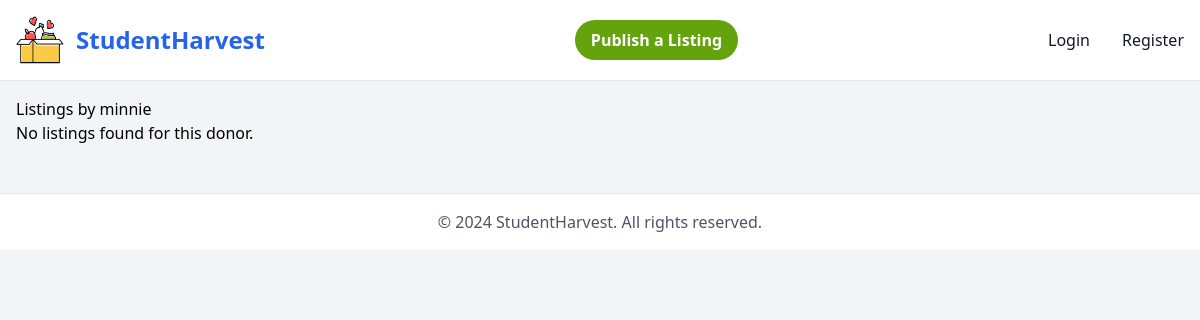
/listings/donor/1/, run on an earlier commit of the app's database.
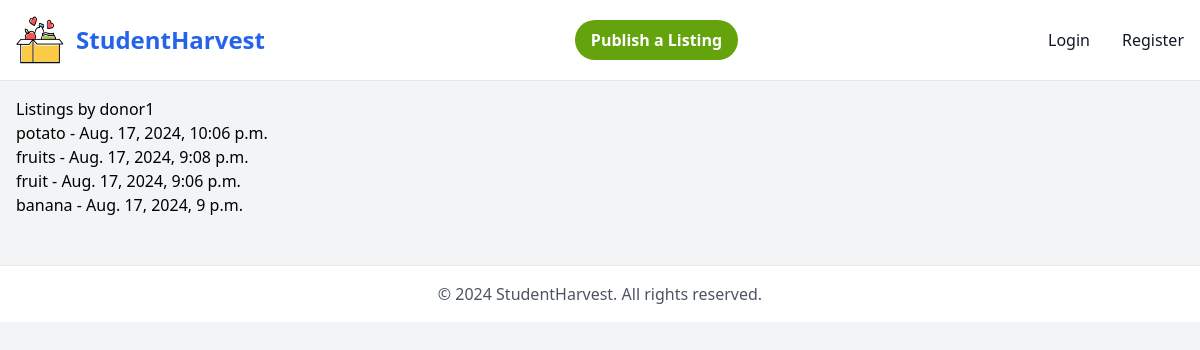
And on a later commit of the database.
### users/models.py (models this page shows, shortened)
class User(AbstractUser):
    USER_ROLE_CHOICES = (
        ('student', 'Student'),
        ('donor', 'Donor'),
    )
    role = models.CharField('User Role', max_length=10, choices=USER_ROLE_CHOICES, default='student')
    phone_number = models.CharField(max_length=15, blank=True, null=True)
    address = models.CharField(max_length=255, blank=True, null=True)
    student_card = models.ImageField(upload_to='student_cards/', blank=True, null=True)

### listings/models.py (models this page shows, shortened)
class Listing(models.Model):
    CATEGORY_CHOICES = (
        ('canned', 'Canned Goods'),
        ('dry', 'Dry Staples'),
        ('beverages', 'Beverages'),
        ('vegetables', 'Fresh Vegetables'),
        ('fruits', 'Fruits'),
    )
    title = models.CharField(max_length=100)
    description = models.TextField()
    donor = models.ForeignKey(User, on_delete=models.CASCADE)
    address = models.CharField(max_length=255)
    created_at = models.DateTimeField(auto_now_add=True)
    updated_at = models.DateTimeField(auto_now=True)
    categories = models.CharField(max_length=255)  # We will save the selected categories as a comma-separated string
    expiry_date = models.DateField()
    image = models.ImageField(upload_to='images/listings/', blank=True, null=True)

### listings/views.py (the view)
# urls.py: path('donor/<int:donor_id>/', views.donor_listings, name='donor_listings'),
def donor_listings(request, donor_id):
    donor = get_object_or_404(User, pk=donor_id)
    listings = Listing.objects.filter(donor=donor).order_by('-created_at')
    return render(request, 'listings/donor_listings.html', {
        'donor': donor,
        'listings': listings
    })

### templates/listings/donor_listings.html
{% extends 'base.html' %}
{% block content %}
  <h2>Listings by {{ donor.username }}</h2>
  <ul>
    {% for listing in listings %}
      <li><a href="{% url 'listing_detail' listing.pk %}">{{ listing.title }}</a> - {{ listing.created_at }}</li>
    {% empty %}
      <li>No listings found for this donor.</li>
    {% endfor %}
  </ul>
{% endblock %}

### templates/base.html (shortened to what this page needs)
{% load static %}
<!DOCTYPE html>
<html lang="en">
<head>
    <script src="https://cdn.tailwindcss.com"></script>
</head>
<body class="bg-gray-100">
    <header>
        <nav class="bg-white border-b border-gray-200 dark:bg-gray-900">
            <div class="max-w-screen-xl flex items-center justify-between mx-auto p-4">
                <a href="/" class="flex items-center space-x-3 rtl:space-x-reverse">
                    <img src="{% static 'icons/icon.jpeg' %}" class="h-12 w-12" alt="StudentHarvest Icon" />
                    <span class="self-center text-2xl font-semibold whitespace-nowrap text-blue-600">StudentHarvest</span>
                </a>
                <div class="flex items-center justify-center flex-grow md:flex-grow-0">
                    {% if user.is_authenticated %}
                        {% if user.role == 'donor' %}
                            <a href="{% url 'create_listing' %}" class="bg-lime-600 hover:bg-lime-700 text-white font-bold py-2 px-4 rounded-full">
                                Publish a Listing
                            </a>
                        {% endif %}
                    {% else %}
                        <a href="{% url 'login' %}" class="bg-lime-600 hover:bg-lime-700 text-white font-bold py-2 px-4 rounded-full">
                            Publish a Listing
                        </a>
                    {% endif %}
                </div>
                    <div class="hidden w-full md:block md:w-auto" id="navbar-default">
                        <ul class="font-medium flex flex-col p-4 md:p-0 mt-4 border border-gray-100 rounded-lg bg-gray-50 md:flex-row md:space-x-8 rtl:space-x-reverse md:mt-0 md:border-0 md:bg-white dark:bg-gray-800 md:dark:bg-gray-900 dark:border-gray-700">
                    {% if user.is_authenticated %}
                        <a href="{% url 'profile' %}" class="block py-2 px-3 text-gray-900 rounded hover:bg-gray-100 md:hover:bg-transparent md:border-0 md:hover:text-blue-700 md:p-0 dark:text-white md:dark:hover:text-blue-500 dark:hover:bg-gray-700 dark:hover:text-white md:dark:hover:bg-transparent">{{ user.username }}</a>
                        <form action="{% url 'logout' %}" method="post" class="inline">
                            {% csrf_token %}
                            <button type="submit" class="block py-2 px-3 text-gray-900 rounded hover:bg-gray-100 md:hover:bg-transparent md:border-0 md:hover:text-blue-700 md:p-0 dark:text-white md:dark:hover:text-blue-500 dark:hover:bg-gray-700 dark:hover:text-white md:dark:hover:bg-transparent">Logout</button>
                        </form>
                    {% else %}
                        <a href="{% url 'login' %}" class="block py-2 px-3 text-gray-900 rounded hover:bg-gray-100 md:hover:bg-transparent md:border-0 md:hover:text-blue-700 md:p-0 dark:text-white md:dark:hover:text-blue-500 dark:hover:bg-gray-700 dark:hover:text-white md:dark:hover:bg-transparent">Login</a>
                        <a href="{% url 'register' %}" class="block py-2 px-3 text-gray-900 rounded hover:bg-gray-100 md:hover:bg-transparent md:border-0 md:hover:text-blue-700 md:p-0 dark:text-white md:dark:hover:text-blue-500 dark:hover:bg-gray-700 dark:hover:text-white md:dark:hover:bg-transparent">Register</a>
                    {% endif %}
                        </ul>
                </div>
            </div>
        </nav>
    </header>
    <main class="max-w-screen-xl mx-auto p-4">
        {% block content %}
        {% endblock %}
    </main>
    <footer class="bg-white border-t border-gray-200 dark:bg-gray-900 mt-8">
        <div class="max-w-screen-xl mx-auto p-4 text-center text-gray-600 dark:text-gray-400">
            <p>&copy; 2024 StudentHarvest. All rights reserved.</p>
        </div>
    </footer>
</body>
</html>

What changed in the data, as far as the page shows it:
changed User: username "minnie" → "donor1"
added Listing: title "potato", created_at "Aug. 17, 2024, 10:06 p.m."
added Listing: title "fruits", created_at "Aug. 17, 2024, 9:08 p.m."
added Listing: title "fruit", created_at "Aug. 17, 2024, 9:06 p.m."
added Listing: title "banana", created_at "Aug. 17, 2024, 9 p.m."
Also different on the page:
text no longer shown: "No listings found for this donor."
